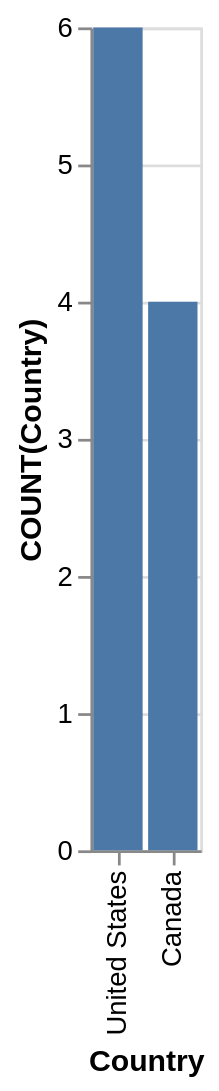

Vega-Lite specification stored for this chart:
### Vega-Lite specification from a JSON file in a GitHub repository (floating-point values rounded to 4 significant figures)
{"data": {"values": [{"x_data": "Canada", "y_data": 4}, {"x_data": "United States", "y_data": 6}]}, "mark": "bar", "encoding": {"x": {"field": "x_data", "type": "nominal", "title": "Country", "sort": {"op": "sum", "field": "y_data", "order": "descending"}}, "y": {"field": "y_data", "type": "quantitative", "title": "COUNT(Country)"}}}
